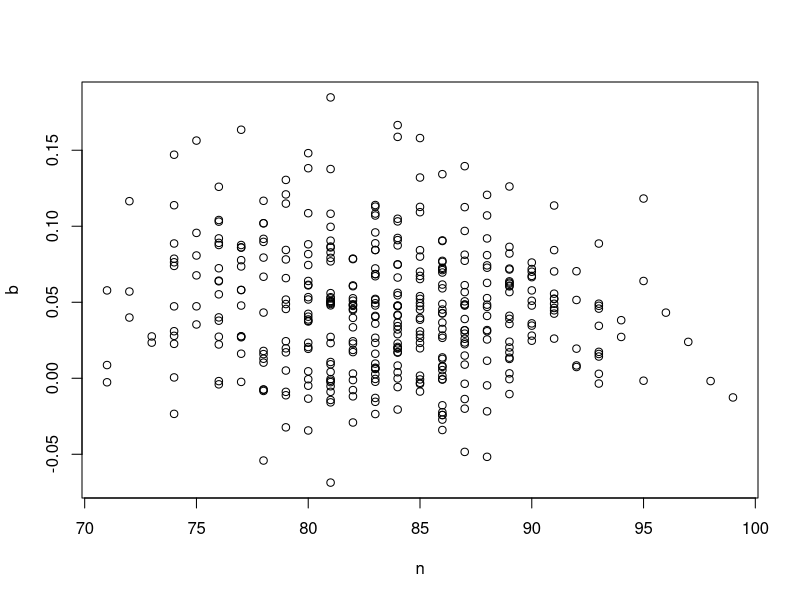

Generate this figure with R:
library(dplyr)
library(tidyr)

rm(list = ls())

# initial population size
n.pop0 = 100
# optimal phenotypic value
s.max = 0.9
# mean fecundity per individual
r     = (1.2 / (s.max)) - 1
# selection strength (this seems like a good value to use)
wfitn = 3
# genetic variance (should be approx. static)
sig.a = 0.5
# standard deviation of the selection pressure
sig.e = 0
# standard dev. of environmental phenoytpic noise
p.pos = 0.5
# Initial frequency of the positive allele
alpha = 0
# optimal genotype
theta_t = 2.5
# # maximum age
# lspan = 2

###

pop0 = data.frame(
    i   = 1:n.pop0,
    gen = 1,
    age = 1 + rgeom(n.pop0, (1-s.max)),
    fem = as.logical(sample(0:1, n.pop0, replace = TRUE)),
    b_i = rnorm(n.pop0, 0, sig.a)
) %>%
  mutate(
    z_i = rnorm(n.pop0, b_i, sig.e),
    s_i = s.max * exp(-(z_i - theta_t)^2 / (2*wfitn^2)),
    r_i = rpois(n.pop0, lambda = ifelse(fem, 2 * r, 0))
  )

# Mate (n.b., mating occurs after selection - does this matter?)

# survival
# pop = pop %>%
#     mutate(surv = as.logical(rbinom(n = nrow(.), size = 1, prob = s_i))) %>%
#     filter(surv) %>%
#     select(-surv)

offspring = cbind(
  # Mom info
  pop0 %>%
    filter(fem) %>%
    select(-c(i, gen, age, fem, z_i, s_i)) %>%
    rename(mom_b_i = b_i),
  # Dad info
  pop0 %>%
    sample_n(size = sum(fem),
             weight = as.numeric(!fem) / sum(as.numeric(!fem)),
             replace = TRUE) %>%
    select(b_i) %>%
    rename(dad_b_i = b_i)
) %>%
  mutate(midp_b_i = (mom_b_i + dad_b_i) / 2) %>%
  uncount(r_i) %>%
  mutate(i = max(pop0$i) + 1:nrow(.),
         gen = max(pop0$gen) + 1,
         age = 1,
         fem = as.logical(sample(0:1, nrow(.), replace = TRUE)),
         b_i = rnorm(nrow(.), midp_b_i, sig.a),
         z_i = rnorm(nrow(.), b_i, sig.e),
         s_i = s.max * exp(-(z_i - theta_t)^2 / (2*wfitn^2)),
         r_i = rpois(nrow(.), lambda = ifelse(fem, 2 * r, 0))) %>%
  select(i, gen, age, fem, b_i, z_i, s_i, r_i)

# Survival (of all? or just of those alive previously?)

pop1 = rbind(pop0 %>% mutate(age = age + 1), offspring) %>%
      mutate(surv = as.logical(rbinom(n = nrow(.), size = 1, prob = s_i))) %>%
      filter(surv) %>%
      select(-surv)

nrow(pop0)
nrow(pop1) # hmm... this is big.

sum(pop0$r_i)

# Function for propagation

propagate.sim = function(popn, theta_t) {
  
  cur.gen = max(popn$gen)
  
  offspring = cbind(
    # Mom info
    popn %>%
      filter(fem) %>%
      select(-c(i, gen, age, fem, z_i, s_i)) %>%
      rename(mom_b_i = b_i),
    # Dad info
    popn %>%
      sample_n(size = sum(fem),
               weight = as.numeric(!fem) / sum(as.numeric(!fem)),
               replace = TRUE) %>%
      select(b_i) %>%
      rename(dad_b_i = b_i)
  ) %>%
    mutate(midp_b_i = (mom_b_i + dad_b_i) / 2) %>%
    uncount(r_i) %>%
    mutate(i = max(popn$i) + 1:nrow(.),
           gen = cur.gen + 1,
           age = 1,
           fem = as.logical(sample(0:1, nrow(.), replace = TRUE)),
           b_i = rnorm(nrow(.), midp_b_i, sig.a),
           z_i = rnorm(nrow(.), b_i, sig.e),
           s_i = s.max * exp(-(z_i - theta_t)^2 / (2*wfitn^2)),
           r_i = rpois(nrow(.), lambda = ifelse(fem, 2 * r, 0))) %>%
    select(i, gen, age, fem, b_i, z_i, s_i, r_i)
  
  # Survival (of all? or just of those alive previously?)
  
  popn.out = rbind(
      popn %>% mutate(age = age + 1, gen = cur.gen + 1), 
      offspring
    ) %>%
    # recalculate s_i based on current theta value
    mutate(s_i = s.max * exp(-(z_i - theta_t)^2 / (2*wfitn^2))) %>%
    mutate(surv = as.logical(rbinom(n = nrow(.), size = 1, prob = s_i))) %>%
    filter(surv) %>%
    select(-surv)
  
  return(popn.out)
  
}

propagate.sim(pop0, 2.5)

# Look at variation in size from trial to trial
# (with the same initial population size)

list.one = vector('list', length = 400)

# Feel like this is still kinda slow...
for (trial in 1:400) list.one[[trial]] = propagate.sim(pop0, 2.5) %>% mutate(k = trial)

sapply(list.one, function(x) x %>% summarise(n = nrow(.), b = mean(b_i))) %>%
  t() %>%
  plot()

sapply(list.one, nrow) %>% mean()
sapply(list.one, nrow) %>% (function(x) sd(x) / sqrt(length(x)))
sapply(list.one, function(x) mean(x$b_i)) %>% mean()
sapply(list.one, function(x) mean(x$b_i)) %>% (function(x) sd(x) / sqrt(length(x)))


# hmm... interesting
# what exactly is that growth rate though? not what I expected.
# also genotypic change is very slow here... high longevity I guess

# Try repeated propagation 

pop1 = propagate.sim(pop0, theta_t = 2.5)
pop2 = propagate.sim(pop1, theta_t = 2.5)
pop3 = propagate.sim(pop2, theta_t = 2.5)

pop3 %>% nrow()

rbind(pop0, pop1, pop2, pop3) %>% group_by(gen) %>% summarise(n = n())

# advancing phenotype
pop1 = propagate.sim(pop0, theta_t = 2.5)
pop2 = propagate.sim(pop1, theta_t = 2.55)
pop3 = propagate.sim(pop2, theta_t = 2.6)

pop3 %>% nrow()

rbind(pop0, pop1, pop2, pop3) %>% group_by(gen) %>% summarise(n = n())
# hmm...
